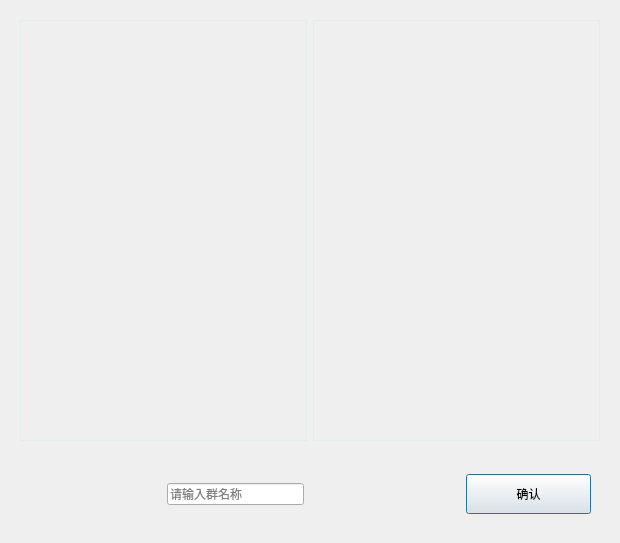
<?xml version="1.0" encoding="UTF-8"?>
<ui version="4.0">
 <class>createGroupDlg</class>
 <widget class="QDialog" name="createGroupDlg">
  <property name="geometry">
   <rect>
    <x>0</x>
    <y>0</y>
    <width>620</width>
    <height>543</height>
   </rect>
  </property>
  <property name="windowTitle">
   <string>创建群聊</string>
  </property>
  <property name="windowIcon">
   <iconset resource="TinyChat.qrc">
    <normaloff>:/images/images/bitbug_favicon.ico</normaloff>:/images/images/bitbug_favicon.ico</iconset>
  </property>
  <layout class="QVBoxLayout" name="verticalLayout" stretch="6,1">
   <item>
    <widget class="QWidget" name="widget" native="true">
     <layout class="QHBoxLayout" name="horizontalLayout" stretch="1,1">
      <item>
       <widget class="QWidget" name="widget_friend_info" native="true">
        <property name="styleSheet">
         <string notr="true">border: 1px solid rgb(224,238,238)</string>
        </property>
       </widget>
      </item>
      <item>
       <widget class="QWidget" name="widget_selected_friend" native="true">
        <property name="styleSheet">
         <string notr="true">border: 1px solid rgb(224,238,238)</string>
        </property>
       </widget>
      </item>
     </layout>
    </widget>
   </item>
   <item>
    <widget class="QWidget" name="widget_create_group" native="true">
     <layout class="QHBoxLayout" name="horizontalLayout_2" stretch="3,1">
      <item>
       <widget class="QWidget" name="widget_2" native="true">
        <layout class="QHBoxLayout" name="horizontalLayout_4">
         <item>
          <spacer name="horizontalSpacer">
           <property name="orientation">
            <enum>Qt::Horizontal</enum>
           </property>
           <property name="sizeHint" stdset="0">
            <size>
             <width>40</width>
             <height>20</height>
            </size>
           </property>
          </spacer>
         </item>
         <item>
          <widget class="QLineEdit" name="lineEdit_group_name">
           <property name="placeholderText">
            <string>请输入群名称</string>
           </property>
          </widget>
         </item>
         <item>
          <spacer name="horizontalSpacer_3">
           <property name="orientation">
            <enum>Qt::Horizontal</enum>
           </property>
           <property name="sizeHint" stdset="0">
            <size>
             <width>40</width>
             <height>20</height>
            </size>
           </property>
          </spacer>
         </item>
        </layout>
       </widget>
      </item>
      <item>
       <widget class="QWidget" name="widget_3" native="true">
        <layout class="QHBoxLayout" name="horizontalLayout_3">
         <item>
          <widget class="QPushButton" name="button_create_group">
           <property name="minimumSize">
            <size>
             <width>50</width>
             <height>40</height>
            </size>
           </property>
           <property name="text">
            <string>确认</string>
           </property>
          </widget>
         </item>
        </layout>
       </widget>
      </item>
     </layout>
    </widget>
   </item>
  </layout>
 </widget>
 <resources>
  <include location="TinyChat.qrc"/>
 </resources>
 <connections/>
</ui>
